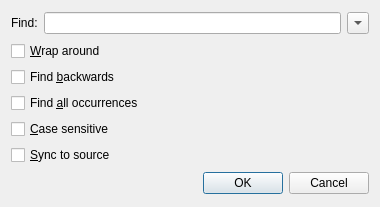
<?xml version="1.0" encoding="UTF-8"?>
<ui version="4.0">
 <class>PDFFindDialog</class>
 <widget class="QDialog" name="PDFFindDialog">
  <property name="windowModality">
   <enum>Qt::ApplicationModal</enum>
  </property>
  <property name="geometry">
   <rect>
    <x>0</x>
    <y>0</y>
    <width>380</width>
    <height>207</height>
   </rect>
  </property>
  <property name="mouseTracking">
   <bool>false</bool>
  </property>
  <property name="windowTitle">
   <string>Find in PDF</string>
  </property>
  <property name="locale">
   <locale language="English" country="UnitedStates"/>
  </property>
  <property name="modal">
   <bool>true</bool>
  </property>
  <layout class="QGridLayout" name="gridLayout">
   <item row="0" column="0">
    <layout class="QHBoxLayout" name="horizontalLayout">
     <item>
      <widget class="QLabel" name="label">
       <property name="text">
        <string>Find:</string>
       </property>
      </widget>
     </item>
     <item>
      <widget class="QLineEdit" name="searchText">
       <property name="sizePolicy">
        <sizepolicy hsizetype="Expanding" vsizetype="Fixed">
         <horstretch>1</horstretch>
         <verstretch>0</verstretch>
        </sizepolicy>
       </property>
      </widget>
     </item>
     <item>
      <widget class="QToolButton" name="recentSearches">
       <property name="maximumSize">
        <size>
         <width>22</width>
         <height>22</height>
        </size>
       </property>
       <property name="popupMode">
        <enum>QToolButton::InstantPopup</enum>
       </property>
       <property name="arrowType">
        <enum>Qt::DownArrow</enum>
       </property>
      </widget>
     </item>
    </layout>
   </item>
   <item row="1" column="0">
    <layout class="QVBoxLayout" name="verticalLayout">
     <item>
      <widget class="QCheckBox" name="checkBox_wrap">
       <property name="text">
        <string>&amp;Wrap around</string>
       </property>
      </widget>
     </item>
     <item>
      <widget class="QCheckBox" name="checkBox_backwards">
       <property name="text">
        <string>Find &amp;backwards</string>
       </property>
      </widget>
     </item>
     <item>
      <widget class="QCheckBox" name="checkBox_findAll">
       <property name="text">
        <string>Find &amp;all occurrences</string>
       </property>
      </widget>
     </item>
     <item>
      <widget class="QCheckBox" name="checkBox_case">
       <property name="text">
        <string>&amp;Case sensitive</string>
       </property>
      </widget>
     </item>
     <item>
      <widget class="QCheckBox" name="checkBox_sync">
       <property name="text">
        <string>&amp;Sync to source</string>
       </property>
      </widget>
     </item>
    </layout>
   </item>
   <item row="2" column="0">
    <widget class="QDialogButtonBox" name="buttonBox">
     <property name="orientation">
      <enum>Qt::Horizontal</enum>
     </property>
     <property name="standardButtons">
      <set>QDialogButtonBox::Cancel|QDialogButtonBox::Ok</set>
     </property>
    </widget>
   </item>
  </layout>
 </widget>
 <resources/>
 <connections>
  <connection>
   <sender>buttonBox</sender>
   <signal>accepted()</signal>
   <receiver>PDFFindDialog</receiver>
   <slot>accept()</slot>
   <hints>
    <hint type="sourcelabel">
     <x>248</x>
     <y>254</y>
    </hint>
    <hint type="destinationlabel">
     <x>157</x>
     <y>274</y>
    </hint>
   </hints>
  </connection>
  <connection>
   <sender>buttonBox</sender>
   <signal>rejected()</signal>
   <receiver>PDFFindDialog</receiver>
   <slot>reject()</slot>
   <hints>
    <hint type="sourcelabel">
     <x>316</x>
     <y>260</y>
    </hint>
    <hint type="destinationlabel">
     <x>286</x>
     <y>274</y>
    </hint>
   </hints>
  </connection>
 </connections>
</ui>
